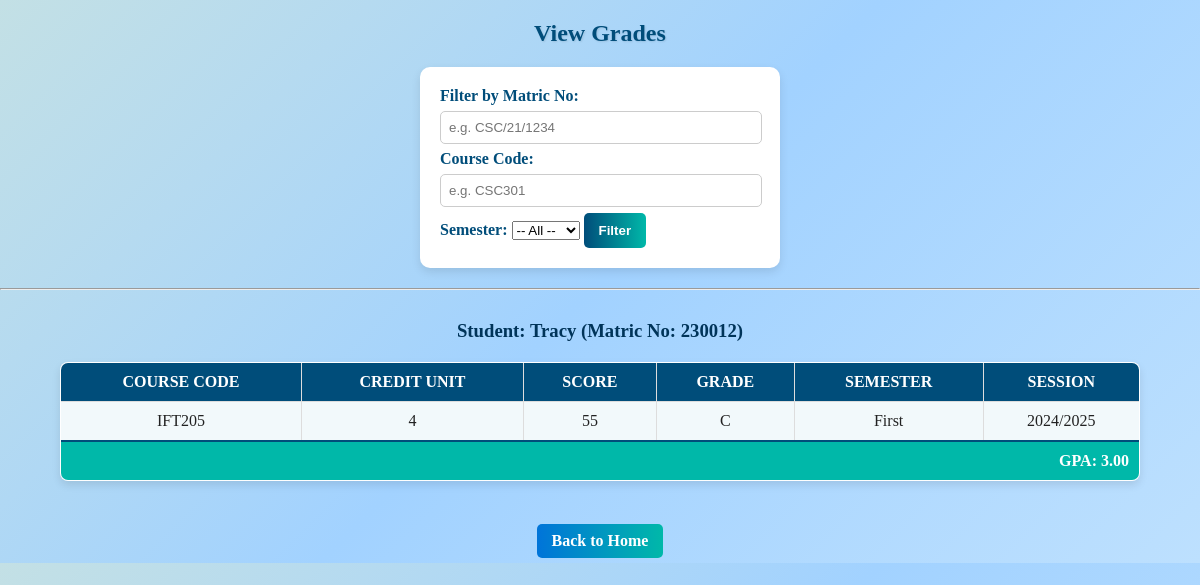
The page /viewGrade.php?matric_no=230012 on the database its author committed.
### tables this page shows
CREATE TABLE `grades` (
  `id` int(11) NOT NULL,
  `student_name` varchar(100) NOT NULL,
  `matric_no` varchar(50) NOT NULL,
  `course_code` varchar(50) NOT NULL,
  `credit_unit` int(11) NOT NULL,
  `score` int(11) NOT NULL,
  `grade` char(1) NOT NULL,
  `semester` varchar(20) NOT NULL,
  `session` varchar(20) NOT NULL
);

### viewGrade.php (the view, shortened to what this page needs)
<?php include("db_connect.php"); ?>
<!DOCTYPE html>
<html>
<head>
    <link rel="stylesheet" href="style.css">
</head>
<body>
<h2>View Grades</h2>
<form method="GET" action="">
    <label>Filter by Matric No:</label>
    <input type="text" name="matric_no" placeholder="e.g. CSC/21/1234">
    <label>Course Code:</label>
    <input type="text" name="course_code" placeholder="e.g. CSC301">
    <label>Semester:</label>
    <select name="semester">
        <option value="">-- All --</option>
    </select>
    <input type="submit" value="Filter">
</form>
<hr>
<?php
$query = "SELECT * FROM grades WHERE 1";
if (!empty($_GET['matric_no'])) {
    $matric = $conn->real_escape_string($_GET['matric_no']);
    $query .= " AND matric_no LIKE '%$matric%'";
}
$query .= " ORDER BY student_name, matric_no, course_code";
$result = $conn->query($query);
if ($result->num_rows > 0) {
    $current_student = "";
    $total_points = 0;
    $total_units = 0;
    while ($row = $result->fetch_assoc()) {
        if ($current_student != $row['student_name'] . $row['matric_no']) {
            $total_points = 0;
            $total_units = 0;
            echo "<h3>Student: {$row['student_name']} (Matric No: {$row['matric_no']})</h3>";
            echo "<table border='1' cellpadding='8'>
                    <tr>
                        <th>Course Code</th>
                        <th>Credit Unit</th>
                        <th>Score</th>
                        <th>Grade</th>
                        <th>Semester</th>
                        <th>Session</th>
                    </tr>";
            $current_student = $row['student_name'] . $row['matric_no'];
        }
        $points = 0;
        switch (strtoupper($row['grade'])) {
            case 'C': $points = 3; break;
        }
        $total_points += $points * $row['credit_unit'];
        $total_units += $row['credit_unit'];
        echo "<tr>
                <td>{$row['course_code']}</td>
                <td>{$row['credit_unit']}</td>
                <td>{$row['score']}</td>
                <td>{$row['grade']}</td>
                <td>{$row['semester']}</td>
                <td>{$row['session']}</td>
              </tr>";
    }
    $gpa = $total_units > 0 ? number_format($total_points / $total_units, 2) : "0.00";
    echo "<tr><td colspan='8' style='text-align:right; font-weight:bold;'>GPA: $gpa</td></tr>";
    echo "</table>";
} else {
    echo "<p>No records found.</p>";
}
?>
<br>
<a href="index.php">Back to Home</a>
</body>
</html>

### style.css (style rules this page uses)
body { font-family: 'Times New Roman', Times, serif; background: linear-gradient(135deg, #c3e0e5, #a2d2ff, #bde0fe); color: #222; text-align: center; margin: 0; padding: 0; }
h1, h2 { color: #004d7a; text-shadow: 1px 1px 2px rgba(0,0,0,0.1); }
h3 { color: #003459; margin-top: 30px; }
.menu a, a { text-decoration: none; color: white; background: linear-gradient(90deg, #0074D9, #00B8A9); padding: 8px 15px; border-radius: 5px; margin: 5px; display: inline-block; font-weight: bold; transition: 0.3s ease; }
form { background: white; padding: 20px; border-radius: 10px; width: 320px; margin: 20px auto; box-shadow: 0 4px 10px rgba(0,0,0,0.1); text-align: left; }
label { font-weight: bold; color: #004d7a; }
input[type="text"], input[type="number"] { width: 95%; padding: 8px; margin: 6px 0; border: 1px solid #ccc; border-radius: 5px; transition: border-color 0.2s; }
input[type="submit"] { background: linear-gradient(90deg, #004d7a, #00B8A9); color: white; border: none; padding: 10px 15px; cursor: pointer; border-radius: 5px; font-weight: bold; transition: 0.3s ease; }
table { border-collapse: collapse; margin: 20px auto; width: 90%; background: white; border-radius: 8px; overflow: hidden; box-shadow: 0 4px 8px rgba(0,0,0,0.1); }
th { background: #004d7a; color: white; padding: 10px; text-transform: uppercase; }
td, th { border: 1px solid #ddd; padding: 10px; }
tr:nth-child(even) { background-color: #f2f9fb; }
td[colspan='8'] { background-color: #00B8A9; color: white; font-weight: bold; text-align: right; border-top: 2px solid #004d7a; }

### rows shown on the page
grades: student_name "Tracy", matric_no "230012", course_code "IFT205", credit_unit "4", score "55", grade "C", semester "First", session "2024/2025"

### other values the page prints
$gpa "3.00"
